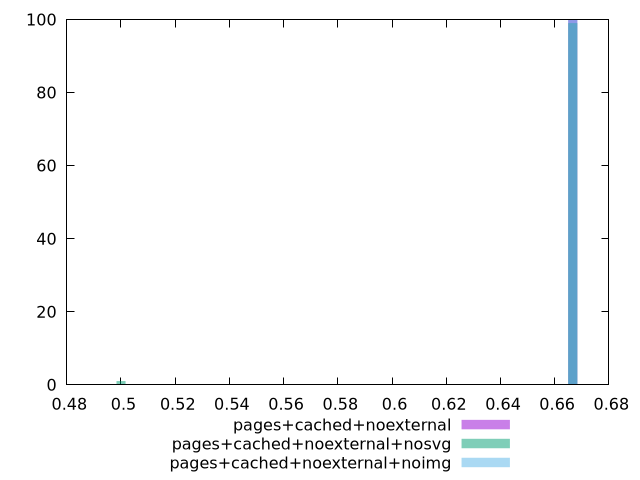

Write gnuplot code to recreate this figure.
$_pagesCachedNoexternal <<EOF
450 100
EOF
$_pagesCachedNoexternalNosvg <<EOF
450 99
750 1
EOF
$_pagesCachedNoexternalNoimg <<EOF
450 100
EOF
set key outside below
set terminal pngcairo
set output "report_00006_2020-11-02T20-21-41.718Z/uses-text-compression/uses-text-compression_pages+cached+noexternal_pages+cached+noexternal+nosvg_pages+cached+noexternal+noimg+hist.png"
set boxwidth 6
set style fill transparent solid 0.5 noborder
set yrange [0:100]
plot $_pagesCachedNoexternal title "pages+cached+noexternal" with boxes ,$_pagesCachedNoexternalNosvg title "pages+cached+noexternal+nosvg" with boxes ,$_pagesCachedNoexternalNoimg title "pages+cached+noexternal+noimg" with boxes ,
